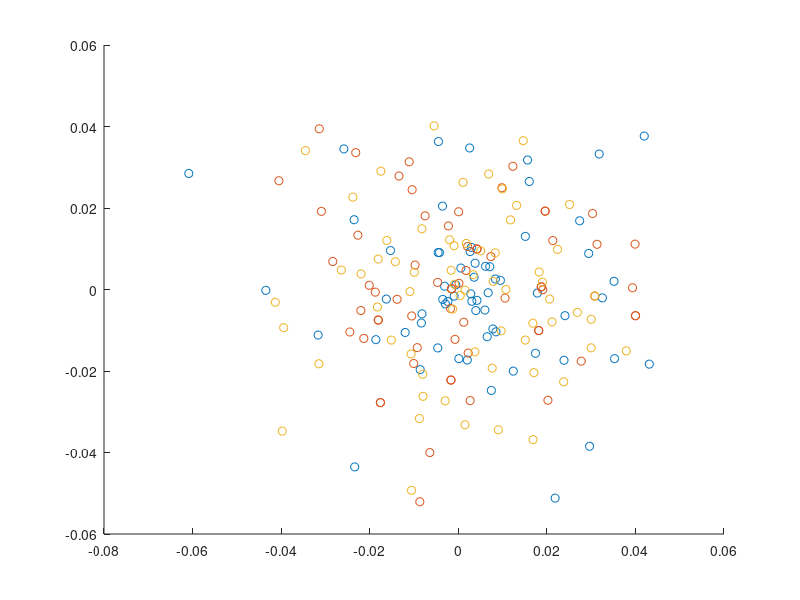

Write the MATLAB code that produced this figure.
clc; close all; clear;

K = 2; % User Number
M = 100; % 
N = 64; % Sequence lengh
L = 4; % Responce Length
Packets = 1;
X = [1 + 1i, -1 + 1i, 1 - 1i, -1 - 1i ];


snr_db = 15;
BER_snr = zeros(size(snr_db,2),1);
tic;
for snr = 1 : size(snr_db,2)
    %AWGN regarding SNR
    N_0 = 1/( 10^(snr_db(snr)/10) );
    
    err_bits = 0;
    for pac = 1:Packets
        % Channel response
        h = (randn(L,1) + 1i*randn(L,1))*sqrt(1/(2*L));
        h_bar = (1/sqrt(N))*fft(h,N);
        
        h_bar_2 = zeros(N,1);
        for n = 1 : N
            for l = 0 : L-1
                h_bar_2(n) = h_bar_2(n) + h(l+1)*exp( -(1i*2*pi*l*n)/N );
            end
        end
        h_bar_2 = (1/sqrt(N))*h_bar_2;
        
%         figure;
%         scatter(real(h_bar),imag(h_bar));
%         hold on 
%         scatter(real(h_bar_2),imag(h_bar_2));
        
        % 4-QAM data block
        d = sign(-1+2*rand(N,1)) + 1i*sign(-1+2*rand(N,1));
        d_bar = (1/sqrt(N))*fft(d,N);
        
        d_bar_2 = zeros(N,1);
        for n = 1:N
            for m = 0:N-1
                d_bar_2(n) = d_bar_2(n) + d(m+1)*exp( -(1i*2*pi*m*n)/N );
            end
        end
        d_bar_2 = (1/sqrt(N))*d_bar_2;
        
%         figure;
%         scatter(real(d_bar),imag(d_bar));
%         hold on 
%         scatter(real(d_bar_2),imag(d_bar_2));
        
        % Channel input
        x = [d(N-L+2 : N) ; d];
        
        % Channel noise
        w = ( randn(N,1) + 1i*randn(N,1) )*sqrt(N_0/2);
        w_bar = (1/sqrt(N))*fft(w,N);
        
        % Received Signal
        y_1 = zeros(N,1);
        for m = 1 : N
            for l = 1 : L
                y_1(m) = y_1(m) + h(l)*x( m+L-1-(l-1) );
            end
        end
        
        y_2 = zeros(N+L-1,1);
        for m = L : N+L-1
            for l = 0 : L-1
                y_2(m) = y_2(m) + h(l+1)*x(m-l);
            end
        end
        y_2 = y_2(L : end);
        y_bar = sqrt(N)*h_bar.*d_bar;
        y_bar_2 = sqrt(N)*h_bar_2.*d_bar_2;
        
%         figure;
%         scatter(real(y_1),imag(y_1));
%         hold on 
%         scatter(real(y_2),imag(y_2));
        
%         figure;
%         scatter(real(y_bar),imag(y_bar));
%         hold on 
%         scatter(real(y_bar_2),imag(y_bar_2));

%         y_2 = y_2 + w;
%         y_bar = y_bar + w_bar;
        
        y_ifft_0 = (1/sqrt(N))*ifft(y_2,N);
%         figure;
%         scatter(real(y_ifft_0),imag(y_ifft_0));
%         hold on 
%         scatter(real(y_bar),imag(y_bar));
%         scatter(real(y_bar_2),imag(y_bar_2));
        
        y_ifft = (1/sqrt(N))*ifft(y_bar,N);
        y_ifft_2 = (1/sqrt(N))*ifft(y_bar_2,N);
        figure;
        scatter(real(y_ifft_0),imag(y_ifft_0));
        hold on 
        scatter(real(y_ifft),imag(y_ifft));
        scatter(real(y_ifft_2),imag(y_ifft_2));
        
%         y_dist = zeros(4,N);
%         y_dist(1,:) = abs(y-X(1)).^2;
%         y_dist(2,:) = abs(y-X(2)).^2;
%         y_dist(3,:) = abs(y-X(3)).^2;
%         y_dist(4,:) = abs(y-X(4)).^2;
% 
%         decision_matrix = zeros(N,1);
%         for k = 1:N
%             min_dist = find( y_dist(:,k) == min(y_dist(:,k)) );
%             decision_matrix(k) = X(min_dist(1));
%         end
% 
%         error_matrix = d-decision_matrix;
%         error_indices = find(error_matrix);
%         
%         err_bits = err_bits + sum( abs( (error_matrix).^2 )/4 );
    end
    
    BER_snr(snr) = err_bits/(N*Packets);
end
toc;
